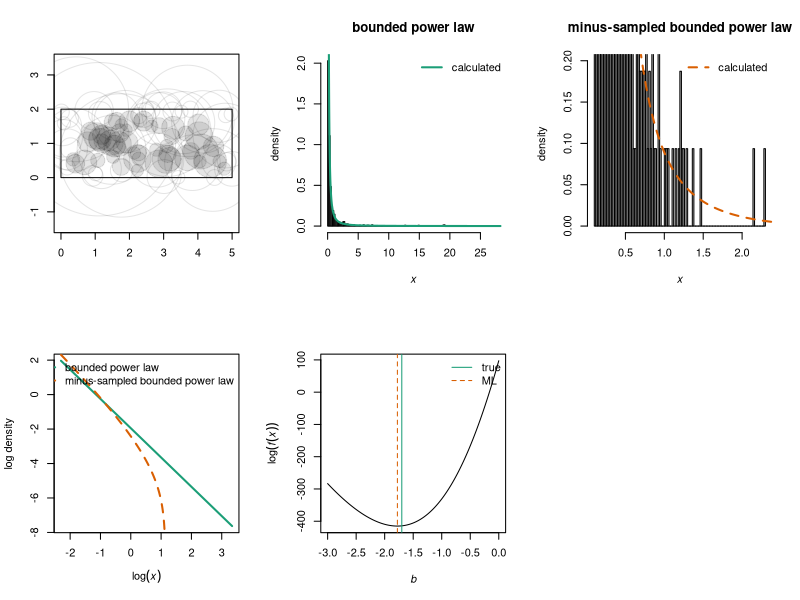

Write the R code that produced this figure.
rm(list = ls())
library(RColorBrewer)

#normalization constant C from Equation 2 in Edwards et al
#arguments:
#min mass xmin
#max mass xmax
#exponent b of bounded power law distribution
#Value: normalization constant C as in Equation 2 of Edwards
getC <- function(xmin, xmax, b){
  if(b == -1){
    return(1 / (log(xmax) - log(xmin)))
  } else {
    return((b + 1) / (xmax ^ (b + 1) - xmin ^(b + 1)))
  }
}

#bounded power law density
#Arguments:
#x: value at which to get density
#b: power law coefficient
#C: normalization constant
#xmin, xmax: min and max for bounded power law
#Value: density f(x) at x
dboundedpowerlaw <- function(x, b, C, xmin, xmax){
  fx <- C * x ^ b
  fx[x < xmin] <- 0
  fx[x > xmax] <- 0
  return(fx)
}

#calculate pi(r), the probability we minus-sample a circle of radius r
#Arguments:
#w, v: rectangular window dimensions
#r: circle radius
#Value: probability a circle of radius r is minus-sampled
getpir <- function(w, v, r){
  return((w - 2 * r) * (v - 2 * r) / (w * v)) #area in which we can minus-sample a circle of radius r / window area
}

#density for minus-sampled bounded power law (in form we can supply to optimizer)
#Arguments:
#b: power law coefficient
#x: value at which to get density
#xmin, min for bounded power law
#w, v: width and height of sampling window (ASSUMES v <= w and xmax greater than largest observable object)
#Value: density f(x) at x
dMSBPLanalytic <- function(b, x, xmin, w, v){
  numerator <- 4 / pi * x ^ (b + 1) - 2 * (w + v) / sqrt(pi) * x ^ (b + 0.5) + w * v * x ^ b
  xmw <- pi / 4 * v ^ 2 #largest circle we can fit in window
  if(b == -2){#special case for denominator
    dplus <- w * v / (b + 1) * xmw ^ (b + 1) - 2 * (w + v) / (sqrt(pi) * (b + 1.5)) * xmw ^ (b + 1.5) + 4 / pi * log(xmw)
    dminus <- w * v / (b + 1) * xmin ^ (b + 1) - 2 * (w + v) / (sqrt(pi) * (b + 1.5)) * xmin ^ (b + 1.5) + 4 / pi * log(xmin)
  } else if (b == - 1.5){#special case for denominator
    dplus <- w * v / (b + 1) * xmw ^ (b + 1) - 2 * (w + v) / sqrt(pi) * log(xmw) + 4 / (pi * (b + 2)) * xmw ^ (b + 2)
    dminus <- w * v / (b + 1) * xmin ^ (b + 1) - 2 * (w + v) / sqrt(pi) * log(xmin) + 4 / (pi * (b + 2)) * xmin ^ (b + 2)
  } else if (b == -1){#special case for denominator
    dplus <- w * v * log(xmw) - 2 * (w + v) / (sqrt(pi) * (b + 1.5)) * xmw ^ (b + 1.5) + 4 / (pi * (b + 2)) * xmw ^ (b + 2)
    dminus <- w * v * log(xmin) - 2 * (w + v) / (sqrt(pi) * (b + 1.5)) * xmin ^ (b + 1.5) + 4 / (pi * (b + 2)) * xmin ^ (b + 2)
  } else {
    dplus <- w * v / (b + 1) * xmw ^ (b + 1) - 2 * (w + v) / (sqrt(pi) * (b + 1.5)) * xmw ^ (b + 1.5) + 4 / (pi * (b + 2)) * xmw ^ (b + 2)
    dminus <- w * v / (b + 1) * xmin ^ (b + 1) - 2 * (w + v) / (sqrt(pi) * (b + 1.5)) * xmin ^ (b + 1.5) + 4 / (pi * (b + 2)) * xmin ^ (b + 2)
  }
  denominator <- dplus - dminus
  fx <- numerator / denominator
  fx[x < xmin] <- 0
  fx[x > xmw] <- 0
  return(fx)
}

#negative log likelihood for minus-sampled bounded power law (in form we can supply to optimizer)
#Arguments:
#b: power law coefficient
#x: vector of sizes
#xmin, min for bounded power law
#w, v: width and height of sampling window (ASSUMES v <= w and xmax greater than largest observable object)
#Value: negative log likelihood for observations x, with parameter b
loglikMSBPL <- function(b, x, w, v){
  xmin <- min(x) #this is maximum likelihood estimate
  logfx <- sum(log(dMSBPLanalytic(b = b, x = x, xmin = xmin, w = w, v = v)))
  return(-logfx)
}

#plot negative log likelihood against b for minus-sampled bounded power law
#Arguments:
#x: vector of sizes
#w: width of window
#v: height of window
#Value: plot of negative log likelihood against b
plotloglik <- function(x, w, v){
  b <- seq(from = -3, to = -1e-6, length.out = 100)
  negllvec <- numeric(3)
  for(i in 1:100){
    negllvec[i] <- loglikMSBPL(b = b[i], x = x, w = w, v = v)
  }
  plot(b, negllvec, type = "l", xlab = expression(italic(b)), ylab = expression(log(italic(f(x)))))  
}

#maximum likelihood estimate of b for minus-sampled bounded power law
#Arguments:
#x: vector of sizes
#w: width of window
#v: height of window
#Value: object returned by optimize(), for which $minimum is the ML estimate and $objective is the negative log likelihood
estimatebMSBPL <- function(x, w, v){
  return(optimize(f = loglikMSBPL, interval = c(-3, 0), x = x, w = w, v = v))
}

#density for minus-sampled bounded power law
#Arguments:
#x: value at which to get density
#b: power law coefficient
#C: normalization constant
#xmin, xmax: min and max for bounded power law
#w, v: width and height of sampling window (ASSUMES v <= w)
#Value: density f(x) at x
#NOTE: NOT SURE ABOUT JACOBIAN YET
dMSBPL <- function(x, b, C, xmin, xmax, w, v){
  Jacobian <- 1 / (2 * sqrt(pi * x))
  #numerator <- C / (w * v) * (4 / pi * x ^ (b + 1) - 2 * (w + v) / sqrt(pi) * x ^ (b + 0.5) + w * v * x ^ b) #includes factor C / (w * v) that cancels with denominator
  numerator <- 4 / pi * x ^ (b + 1) - 2 * (w + v) / sqrt(pi) * x ^ (b + 0.5) + w * v * x ^ b
  #numerator <- numerator * Jacobian #change of variables needed?
  
  n2 <- dboundedpowerlaw(x = x, b = b, C = C, xmin = xmin, xmax = xmax) * getpir(w = w, v = v, r = sqrt(x / pi))
  #n2 <- n2 * Jacobian #CHECK: JACOBIAN NEEDED HERE?

  xmw <- pi / 4 * v ^ 2 #largest circle we can fit in window
  if(b == -2){#special case for denominator
    dplus <- w * v / (b + 1) * xmw ^ (b + 1) - 2 * (w + v) / (sqrt(pi) * (b + 1.5)) * xmw ^ (b + 1.5) + 4 / pi * log(xmw)
    dminus <- w * v / (b + 1) * xmin ^ (b + 1) - 2 * (w + v) / (sqrt(pi) * (b + 1.5)) * xmin ^ (b + 1.5) + 4 / pi * log(xmin)
  } else if (b == - 1.5){#special case for denominator
    dplus <- w * v / (b + 1) * xmw ^ (b + 1) - 2 * (w + v) / sqrt(pi) * log(xmw) + 4 / (pi * (b + 2)) * xmw ^ (b + 2)
    dminus <- w * v / (b + 1) * xmin ^ (b + 1) - 2 * (w + v) / sqrt(pi) * log(xmin) + 4 / (pi * (b + 2)) * xmin ^ (b + 2)
  } else if (b == -1){#special case for denominator
    dplus <- w * v * log(xmw) - 2 * (w + v) / (sqrt(pi) * (b + 1.5)) * xmw ^ (b + 1.5) + 4 / (pi * (b + 2)) * xmw ^ (b + 2)
    dminus <- w * v * log(xmin) - 2 * (w + v) / (sqrt(pi) * (b + 1.5)) * xmin ^ (b + 1.5) + 4 / (pi * (b + 2)) * xmin ^ (b + 2)
  } else {
    dplus <- w * v / (b + 1) * xmw ^ (b + 1) - 2 * (w + v) / (sqrt(pi) * (b + 1.5)) * xmw ^ (b + 1.5) + 4 / (pi * (b + 2)) * xmw ^ (b + 2)
    dminus <- w * v / (b + 1) * xmin ^ (b + 1) - 2 * (w + v) / (sqrt(pi) * (b + 1.5)) * xmin ^ (b + 1.5) + 4 / (pi * (b + 2)) * xmin ^ (b + 2)
  }
  denominator <- dplus - dminus
  d2 <- dMSBPLintegral(b = b, C = C, w = w, v = v, xmin = xmin, xmax = xmax, xmaxminus = xmw)

  fx1 <- numerator / denominator
  fx2 <- n2 / d2$value #USING NUMERICAL INTEGRAL FOR NOW: we can always make this form work for other distributions
  
  print("overall check:")
  print(head(cbind(fx1, fx2)))
  
  fx2[x < xmin] <- 0
  fx2[x > xmw] <- 0
  return(fx2)
}

#numerical check on denominator for minus-sampled bounded power law
#Arguments:
#b: power law coefficient
#C: normalization constant
#w, v: width and height of sampling window (ASSUMES v < w)
#xmin, xmax: min and max for bounded power law
#xmaxminus: max area we can fit in window
#Value: numerical integral of what I think is numerator of minus-sampled bounded power law
dMSBPLintegral <- function(b, C, w, v, xmin, xmax, xmaxminus){
  myfunction <- function(x){
      f <- dboundedpowerlaw(x = x, b = b, C = C, xmin = xmin, xmax = xmax) * getpir(w = w, v = v, r = sqrt(x / pi))
      return(f)
    }
  return(integrate(f = myfunction, lower = xmin, upper = xmaxminus))
}

#inverse cdf for bounded power law
#Arguments:
#u in [0, 1]
#xmin and xmax: min and max values of x
#Value: inverse cdf evaluated at u
FXinv <- function(u, b, xmin, xmax){
  if(b == -1){
    x <- xmax ^ u * xmin ^ (1 - u)
  } else {
    x <- (u * xmax ^ (b + 1) + (1 - u) * xmin ^ (b + 1)) ^ (1 / (b + 1))  
  }
  return(x)
}

#simulate from bounded power law distribution
#Arguments:
#n: number of values to simulate
#b: exponent for distribution
#xmin: min size
#xmax: max size
#Value:
#vector of n observations drawn from the specified bounded power law distribution
simulateboundedpowerlaw <- function(n, b, xmin, xmax){
  u <- runif(n = n, min = 0, max = 1)
  x <- FXinv(u = u, b = b, xmin = xmin, xmax = xmax)
}

#radius of circle given area
#Argument: area x
#Value: radius r
radiusfromarea <- function(x){
  return(sqrt(x / pi))
}

#does circle of radius r centred at (alpha, beta) fall entirely within a rectangle of side lengths w, v, lower left corner at origin?
#Arguments:
#alpha, beta: coordinates of circle centre
#r: radius of circle
#w, v: width and height of rectangle
#Value:
#logical: circle entirely in rectangle?
inframe <- function(alpha, beta, r, w, v){
  return(alpha >= r & alpha <= (w - r) & beta >= r & beta <= (v - r))
}

#draw sampling window
#Arguments: w, v width and height of rectangular window
#Value: rectangle representing the window
plotframe <- function(w, v){
  polygon(x = c(0, w, w, 0), y = c(0, 0, v, v))
}

#draw circle, filled if entirely in window
#Arguments:
#alpha, beta: centre of circle
#r: radius of circle
#isinframe (logical): is circle entirely in window?
#Value: draw the circle
plotcircle <- function(alpha, beta, r, isinframe){
  theta <- seq(from = 0, to = 2 * pi, length.out = 1e3)
  xc <- r * cos(theta)
  yc <- r * sin(theta)
  if(isinframe){
    plotcol <- adjustcolor("black", 0.1)
    edgecol <- plotcol
  } else {
    plotcol <- NA
    edgecol <- adjustcolor("black", 0.1)
  }
  polygon(xc + alpha, yc + beta, col = plotcol, border = edgecol)
}

#dimensions of sampling window
w <- 5
v <- 2 #ASSUME v <= w

#DATA FILES NEED TO BE IN THE PROJECT FOR THIS TO WORK
#load data
#oneyeardf <- read.csv("oneyeardf.csv")
#oneyeardf <- oneyeardf[is.na(oneyeardf$ROI.LabelCode), ] # subset by removing corals that are out of frame
#axisscores <- read.csv("axisscores.csv")
#axisscores <- axisscores[order(axisscores$PC1), ] # order by PC1 from low to high

#sample from the sites; loop to repeat for all sites
#subsample from the minus sampled distribution


#parameters of bounded power law 
# need to make a function that estimates the parameters for each site
xmin <- 1e-1 #min area
xmax <- pi * 3^2 #max area
xmaxminus <- pi / 4 * v^2 #max area of circle that can fit in window
b <- -1.7 #power law exponent
C <- getC(xmin = xmin, xmax = xmax, b = b) #normalization constant
n <- 1e3 #number of circles
nplot <- 100 #number to plot
x <- simulateboundedpowerlaw(n = n, b = b, xmin = xmin, xmax = xmax) #simulated areas

r <- radiusfromarea(x) #colony radii (assume circles)
mycolors <- brewer.pal(3, "Dark2")

alpha <- runif(n = n, min = 0, max = w) #(alpha, beta) uniform random points in sampling window
beta <- runif(n = n, min = 0, max = v)

par(mfrow = c(2, 3))
plot(c(0, w), c(0, v), type = "n", asp = 1, xlab = "", ylab = "")
plotframe(w = w, v = v)
isinframe <- inframe(alpha = alpha, beta = beta, r = r, w = w, v = v)
for(i in 1:nplot){#drawing all the circles can be slow so make nplot not too large
  plotcircle(alpha = alpha[i], beta = beta[i], r = r[i], isinframe = isinframe[i]) 
}

hist(x, freq = FALSE, main = "bounded power law", breaks = 100, xlab = expression(italic(x)), ylab = "density")
xseq <- seq(from = xmin, to = xmax, length.out = 1e4)
fx <- dboundedpowerlaw(x = xseq, b = b, C = C, xmin = xmin, xmax = xmax)
lines(xseq, fx, col = mycolors[1], lwd = 2, lty = "solid") #density curve for bounded power law
legend("topright", bty = "n", lwd = 2, lty = c("solid"), col = c(mycolors[1]), legend = c("calculated"))

hist(x[isinframe], freq = FALSE, main = "minus-sampled bounded power law", breaks = 100, xlab = expression(italic(x)), ylab = "density", ylim = c(0, 0.2)) #changing y-axis limits helps us see tail
xseqMS <- seq(from = xmin, to = xmaxminus, length.out = 1e4)
fxMS <- dMSBPL(x = xseqMS, b = b, C = C, xmin = xmin, xmax = xmax, w = w, v = v)
lines(xseqMS, fxMS, col = mycolors[2], lwd = 2, lty = "dashed") #density curve for bounded power law
legend("topright", bty = "n", lwd = 2, lty = c("dashed"), col = c(mycolors[2]), legend = c("calculated"))

plot(log(xseq), log(fx), type = "l", lwd = 2, lty = "solid", col = mycolors[1], xlab = expression(log(italic(x))), ylab = "log density")
lines(log(xseqMS), log(fxMS), col = mycolors[2], lwd = 2, lty = "dashed") #density curve for bounded power law
legend("topright", bty = "n", lwd = 2, lty = c("solid", "dashed"), col = c(mycolors[1], mycolors[2]), legend = c("bounded power law", "minus-sampled bounded power law"))

plotloglik(x = x[isinframe], w = w, v = v)
abline(v = b, lty = "solid", col = mycolors[1])
bML <- estimatebMSBPL(x = x[isinframe], w = w, v = v)
abline(v = bML$minimum, lty = "dashed", col = mycolors[2])
legend("topright", lty = c("solid", "dashed"), legend = c("true", "ML"), col = mycolors[1:2], bty = "n")


  
